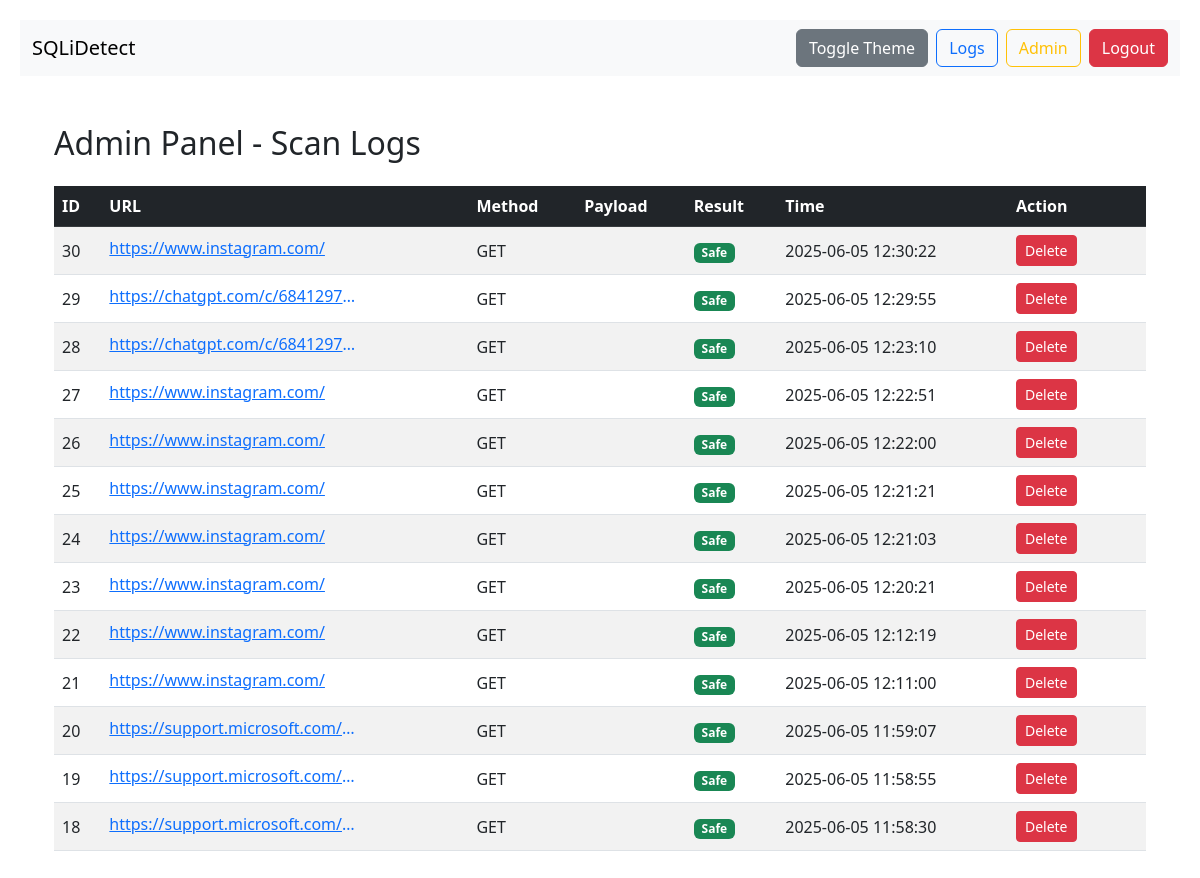
The page /admin (signed in) on the database its author committed.
### tables this page shows
CREATE TABLE logs (
        id INTEGER PRIMARY KEY AUTOINCREMENT,
        url TEXT,
        method TEXT,
        payload TEXT,
        result TEXT,
        timestamp TEXT
    );

### app.py (the view)
@app.route('/admin')
def admin():
    if not session.get('logged_in') or session.get('user') != 'admin':
        return redirect('/login')
    conn = sqlite3.connect("scans.db")
    c = conn.cursor()
    c.execute("SELECT * FROM logs ORDER BY id DESC")
    logs = c.fetchall()
    conn.close()
    return render_template("admin.html", logs=logs)

### templates/admin.html (shortened to what this page needs)
{% extends 'layout.html' %}
{% block content %}
<div class="container py-4">
  <h2 class="mb-4">Admin Panel - Scan Logs</h2>
  {% if logs|length == 0 %}
    <div class="alert alert-info text-center">
      No scan logs found.
    </div>
  {% else %}
    <div class="table-responsive">
      <table class="table table-striped table-hover align-middle">
        <thead class="table-dark">
          <tr>
            <th>ID</th>
            <th>URL</th>
            <th>Method</th>
            <th>Payload</th>
            <th>Result</th>
            <th>Time</th>
            <th style="min-width: 100px;">Action</th>
          </tr>
        </thead>
        <tbody>
          {% for log in logs %}
          <tr>
            <td>{{ log[0] }}</td>
            <td>
              <a href="{{ log[1] }}" target="_blank" class="text-truncate" style="max-width: 250px; display: inline-block;">{{ log[1] }}</a>
            </td>
            <td>{{ log[2] }}</td>
            <td><code>{{ log[3] }}</code></td>
            <td>
              {% if log[4] == 'Vulnerable' %}
                <span class="badge bg-danger">Vulnerable</span>
              {% else %}
                <span class="badge bg-success">Safe</span>
              {% endif %}
            </td>
            <td>{{ log[5] }}</td>
            <td>
              <button class="btn btn-sm btn-danger" data-bs-toggle="modal" data-bs-target="#deleteModal" data-log-id="{{ log[0] }}">
                Delete
              </button>
            </td>
          </tr>
          {% endfor %}
        </tbody>
      </table>
    </div>
  {% endif %}
</div>
{% endblock %}

### templates/layout.html (style rules this page uses)
body { padding: 20px; }

### rows shown on the page
logs: id "30", url "https://www.instagram.com/", method "GET", result "Safe", timestamp "2025-06-05 12:30:22"
logs: id "29", url "https://chatgpt.com/c/6841297…", method "GET", result "Safe", timestamp "2025-06-05 12:29:55"
logs: id "28", url "https://chatgpt.com/c/6841297…", method "GET", result "Safe", timestamp "2025-06-05 12:23:10"
logs: id "27", url "https://www.instagram.com/", method "GET", result "Safe", timestamp "2025-06-05 12:22:51"
logs: id "26", url "https://www.instagram.com/", method "GET", result "Safe", timestamp "2025-06-05 12:22:00"
logs: id "25", url "https://www.instagram.com/", method "GET", result "Safe", timestamp "2025-06-05 12:21:21"
logs: id "24", url "https://www.instagram.com/", method "GET", result "Safe", timestamp "2025-06-05 12:21:03"
logs: id "23", url "https://www.instagram.com/", method "GET", result "Safe", timestamp "2025-06-05 12:20:21"
logs: id "22", url "https://www.instagram.com/", method "GET", result "Safe", timestamp "2025-06-05 12:12:19"
logs: id "21", url "https://www.instagram.com/", method "GET", result "Safe", timestamp "2025-06-05 12:11:00"
logs: id "20", url "https://support.microsoft.com/…", method "GET", result "Safe", timestamp "2025-06-05 11:59:07"
logs: id "19", url "https://support.microsoft.com/…", method "GET", result "Safe", timestamp "2025-06-05 11:58:55"
logs: id "18", url "https://support.microsoft.com/…", method "GET", result "Safe", timestamp "2025-06-05 11:58:30"
